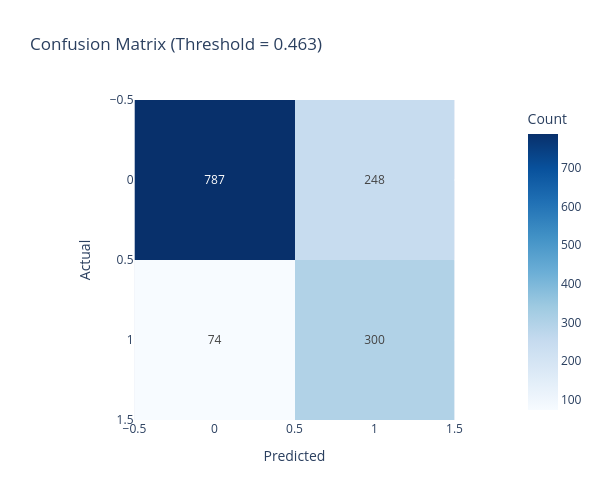
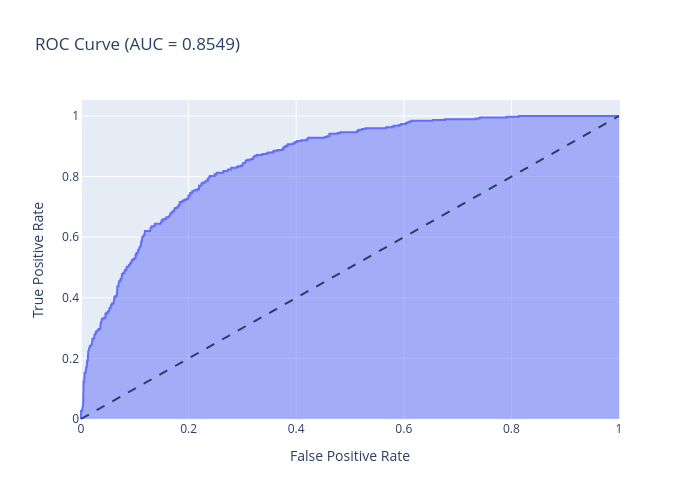

The code cell stored with these charts, in order, in its notebook:
### Code cell
# Model Evaluation + Threshold Tuning

y_pred_proba = final_model.predict_proba(X_test)[:, 1]
y_pred_default = final_model.predict(X_test)

# Метрики при стандартном пороге 0.5
print("Метрики при пороге 0.5")
print(f"Accuracy : {accuracy_score(y_test, y_pred_default):.4f}")
print(f"Precision: {precision_score(y_test, y_pred_default):.4f}")
print(f"Recall   : {recall_score(y_test, y_pred_default):.4f}")
print(f"F1-score : {f1_score(y_test, y_pred_default):.4f}")
print(f"ROC-AUC  : {roc_auc_score(y_test, y_pred_proba):.4f}\n")

# Подбор оптимального порога по F1-score
precisions, recalls, thresholds = precision_recall_curve(y_test, y_pred_proba)
f1_scores = 2 * (precisions * recalls) / (precisions + recalls + 1e-9)
optimal_idx = np.argmax(f1_scores)
optimal_threshold = thresholds[optimal_idx]

y_pred_opt = (y_pred_proba >= optimal_threshold).astype(int)

print(f"Оптимальный порог вероятности: {optimal_threshold:.4f}")
print("Метрики после подбора порога")
print(f"Accuracy : {accuracy_score(y_test, y_pred_opt):.4f}")
print(f"Precision: {precision_score(y_test, y_pred_opt):.4f}")
print(f"Recall   : {recall_score(y_test, y_pred_opt):.4f}")
print(f"F1-score : {f1_score(y_test, y_pred_opt):.4f}")
print(f"ROC-AUC  : {roc_auc_score(y_test, y_pred_proba):.4f}")

# Confusion Matrix
cm = confusion_matrix(y_test, y_pred_opt)

fig_cm = px.imshow(
    cm,
    text_auto=True,
    color_continuous_scale='Blues',
    labels=dict(x="Predicted", y="Actual", color="Count"),
    title=f"Confusion Matrix (Threshold = {optimal_threshold:.3f})"
)
fig_cm.update_layout(width=600, height=500)
fig_cm.show()

# ROC Curve
fpr, tpr, _ = roc_curve(y_test, y_pred_proba)

fig_roc = px.area(
    x=fpr, y=tpr,
    title=f'ROC Curve (AUC = {roc_auc_score(y_test, y_pred_proba):.4f})',
    labels=dict(x='False Positive Rate', y='True Positive Rate'),
    width=700,
    height=500
)
fig_roc.add_shape(type='line', line=dict(dash='dash'), x0=0, x1=1, y0=0, y1=1)
fig_roc.show()

### Figure 1 — Plotly figure (JSON) as saved in the notebook; plotly's stock layout.template omitted (floating-point values rounded to 4 significant figures)
{"data": [{"coloraxis": "coloraxis", "hovertemplate": "Predicted: %{x}<br>Actual: %{y}<br>Count: %{z}<extra></extra>", "name": "0", "texttemplate": "%{z}", "type": "heatmap", "xaxis": "x", "yaxis": "y", "z": [[787, 248], [74, 300]]}], "layout": {"coloraxis": {"colorbar": {"title": {"text": "Count"}}, "colorscale": [[0, "rgb(247,251,255)"], [0.125, "rgb(222,235,247)"], [0.25, "rgb(198,219,239)"], [0.375, "rgb(158,202,225)"], [0.5, "rgb(107,174,214)"], [0.625, "rgb(66,146,198)"], [0.75, "rgb(33,113,181)"], [0.875, "rgb(8,81,156)"], [1, "rgb(8,48,107)"]]}, "height": 500, "title": {"text": "Confusion Matrix (Threshold = 0.463)"}, "width": 600, "xaxis": {"anchor": "y", "constrain": "domain", "domain": [0, 1], "scaleanchor": "y", "title": {"text": "Predicted"}}, "yaxis": {"anchor": "x", "autorange": "reversed", "constrain": "domain", "domain": [0, 1], "title": {"text": "Actual"}}}}

### Figure 2 — Plotly figure (JSON) as saved in the notebook; plotly's stock layout.template omitted (floating-point values rounded to 4 significant figures; data arrays with more than 128 entries replaced by an {"elided": "..."} marker saying what was removed)
{"data": [{"fillpattern": {"shape": ""}, "hovertemplate": "False Positive Rate=%{x}<br>True Positive Rate=%{y}<extra></extra>", "legendgroup": "", "line": {"color": "#636efa"}, "marker": {"symbol": "circle"}, "mode": "lines", "name": "", "orientation": "v", "showlegend": false, "stackgroup": "1", "type": "scatter", "x": {"elided": "391 float values"}, "xaxis": "x", "y": {"elided": "391 float values"}, "yaxis": "y"}], "layout": {"height": 500, "legend": {"tracegroupgap": 0}, "shapes": [{"line": {"dash": "dash"}, "type": "line", "x0": 0, "x1": 1, "y0": 0, "y1": 1}], "title": {"text": "ROC Curve (AUC = 0.8549)"}, "width": 700, "xaxis": {"anchor": "y", "domain": [0, 1], "title": {"text": "False Positive Rate"}}, "yaxis": {"anchor": "x", "domain": [0, 1], "title": {"text": "True Positive Rate"}}}}
